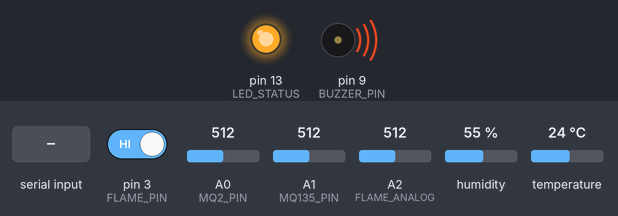
This sketch was run on a simulated Arduino Uno, built with avr-gcc and run on an emulated ATmega328P. On the bench: output pins drawn as LEDs (lit = HIGH), buzzer (waves = sounding). Dashed ring = blinking. The inputs (shaded band) are chosen by the test bench; at power-on: pin 3 (FLAME_PIN) HIGH, A0 (MQ2_PIN) = 512, A1 (MQ135_PIN) = 512, A2 (FLAME_ANALOG) = 512, humidity 55 %, temperature 24 °C. What the sketch prints to the serial monitor is not drawn.

Above: at 7.2 s.
7.3 s: "$INIT\n" received over Serial
At 7.51 s:
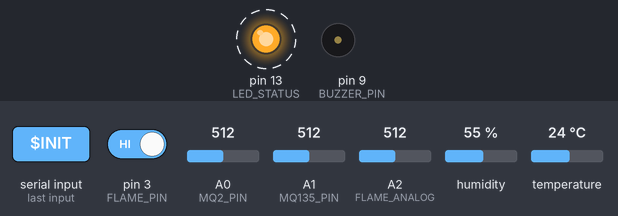
10.8 s: "$CALIBRATE\n" received over Serial
At 12.4 s:
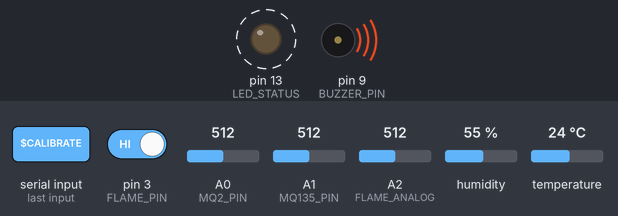
Timing chart, 0 to 18.9 s (numbered marks = the images above; inputs shaded):
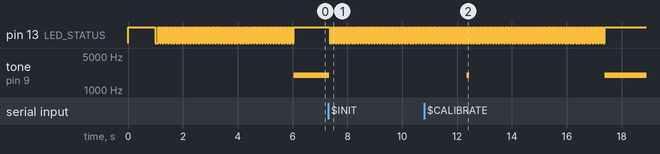

Measured:
- after the input at 7.3 s, pin 13 (LED_STATUS): alternates HIGH for 0.05 s and LOW for 0.05 s, starting after 0.05 s; tone on pin 9 (BUZZER_PIN): 2000 Hz → silent at once
- by itself, pin 13 (LED_STATUS): alternates HIGH for 0.05 s and LOW for 0.05 s, 100 changes in all, then stays HIGH

The sketch:

sentinel_sensors.ino
```cpp
/*
 * Sentinel Fire Detection System - Arduino Sensor Array
 * Supports: DHT22, MQ-2, MQ-135, Flame Sensor
 * Communication: Serial @ 115200 baud
 */

#include <DHT.h>
#include <Wire.h>

// Pin definitions
#define DHT_PIN 2
#define MQ2_PIN A0
#define MQ135_PIN A1
#define FLAME_PIN 3
#define FLAME_ANALOG A2
#define LED_STATUS 13
#define BUZZER_PIN 9

// Sensor configuration
#define DHT_TYPE DHT22
#define SAMPLE_INTERVAL 100  // ms
#define CALIBRATION_TIME 20000  // 20 seconds

// Communication protocol
#define SYNC_BYTE 0xAA
#define END_BYTE 0x55

// Sensor objects
DHT dht(DHT_PIN, DHT_TYPE);

// Sensor data structure (24 bytes)
struct SensorData {
  uint8_t sync;           // Sync byte
  float temperature;      // DHT22
  float humidity;         // DHT22
  float smoke_ppm;        // MQ-2
  float co_ppm;           // MQ-135
  float reserved;         // Future use
  uint8_t flame_detected; // Digital flame sensor
  uint16_t ir_value;      // Analog flame reading
  uint8_t end;            // End byte
} __attribute__((packed));

// Calibration values
float R0_MQ2 = 10.0;    // Calibrated in clean air
float R0_MQ135 = 10.0;  // Calibrated in clean air
float RL_VALUE = 10.0;  // Load resistance in kOhms

// State variables
unsigned long lastSample = 0;
unsigned long startTime = 0;
bool calibrated = false;
int sampleCount = 0;
float tempSum = 0, humSum = 0, smokeSum = 0, coSum = 0;

void setup() {
  Serial.begin(115200);

  // Initialize pins
  pinMode(LED_STATUS, OUTPUT);
  pinMode(BUZZER_PIN, OUTPUT);
  pinMode(FLAME_PIN, INPUT);

  // Initialize sensors
  dht.begin();

  // Status indicator
  digitalWrite(LED_STATUS, HIGH);
  delay(1000);
  digitalWrite(LED_STATUS, LOW);

  // Initial calibration
  Serial.println("SENTINEL_READY");
  performCalibration();

  startTime = millis();
}

void loop() {
  // Handle serial commands
  if (Serial.available()) {
    handleCommand();
  }

  // Sample sensors at defined interval
  if (millis() - lastSample >= SAMPLE_INTERVAL) {
    lastSample = millis();

    SensorData data = readSensors();
    sendSensorData(data);

    // Check for critical conditions
    checkAlerts(data);

    // Update running averages
    updateAverages(data);
  }
}

SensorData readSensors() {
  SensorData data;

  // Protocol bytes
  data.sync = SYNC_BYTE;
  data.end = END_BYTE;

  // DHT22 readings
  data.temperature = dht.readTemperature();
  data.humidity = dht.readHumidity();

  // Validate DHT readings
  if (isnan(data.temperature)) data.temperature = -999;
  if (isnan(data.humidity)) data.humidity = -999;

  // MQ-2 Smoke sensor
  int mq2_raw = analogRead(MQ2_PIN);
  data.smoke_ppm = calculatePPM_MQ2(mq2_raw);

  // MQ-135 CO sensor
  int mq135_raw = analogRead(MQ135_PIN);
  data.co_ppm = calculatePPM_MQ135(mq135_raw);

  // Flame sensor
  data.flame_detected = !digitalRead(FLAME_PIN);  // Active low
  data.ir_value = analogRead(FLAME_ANALOG);

  data.reserved = 0.0;

  return data;
}

float calculatePPM_MQ2(int raw_adc) {
  float resistance = calculateResistance(raw_adc);
  float ratio = resistance / R0_MQ2;

  // MQ-2 smoke curve approximation
  // PPM = a * ratio^b (from datasheet curve)
  float ppm = 613.9 * pow(ratio, -2.074);

  return constrain(ppm, 0, 10000);
}

float calculatePPM_MQ135(int raw_adc) {
  float resistance = calculateResistance(raw_adc);
  float ratio = resistance / R0_MQ135;

  // MQ-135 CO curve approximation
  float ppm = 116.6 * pow(ratio, -2.769);

  return constrain(ppm, 0, 1000);
}

float calculateResistance(int raw_adc) {
  float voltage = raw_adc * (5.0 / 1023.0);
  float rs_gas = ((5.0 * RL_VALUE) / voltage) - RL_VALUE;
  return rs_gas;
}

void sendSensorData(SensorData &data) {
  // Send as binary packet
  Serial.write((uint8_t*)&data, sizeof(SensorData));
}

void checkAlerts(SensorData &data) {
  bool alert = false;

  // Temperature threshold
  if (data.temperature > 60) {
    alert = true;
  }

  // Smoke threshold
  if (data.smoke_ppm > 300) {
    alert = true;
  }

  // CO threshold
  if (data.co_ppm > 50) {
    alert = true;
  }

  // Flame detected
  if (data.flame_detected) {
    alert = true;
  }

  // Visual/audio alert
  if (alert) {
    digitalWrite(LED_STATUS, HIGH);
    tone(BUZZER_PIN, 2000, 100);
  } else {
    digitalWrite(LED_STATUS, LOW);
  }
}

void updateAverages(SensorData &data) {
  if (data.temperature != -999) {
    tempSum += data.temperature;
    humSum += data.humidity;
    smokeSum += data.smoke_ppm;
    coSum += data.co_ppm;
    sampleCount++;
  }
}

void handleCommand() {
  String cmd = Serial.readStringUntil('\n');
  cmd.trim();

  if (cmd == "$INIT") {
    Serial.println("ACK:INIT");
    performCalibration();
  }
  else if (cmd == "$CONFIG") {
    sendConfiguration();
  }
  else if (cmd == "$CALIBRATE") {
    performCalibration();
  }
  else if (cmd == "$CAL_STATUS") {
    sendCalibrationStatus();
  }
  else if (cmd == "$HEARTBEAT") {
    Serial.println("ACK:HEARTBEAT");
  }
  else if (cmd == "$STATS") {
    sendStatistics();
  }
  else if (cmd == "$RESET") {
    resetSystem();
  }
}

void performCalibration() {
  Serial.println("CAL:START");

  float mq2_sum = 0, mq135_sum = 0;
  int samples = 100;

  for (int i = 0; i < samples; i++) {
    mq2_sum += calculateResistance(analogRead(MQ2_PIN));
    mq135_sum += calculateResistance(analogRead(MQ135_PIN));
    delay(50);

    // Blink LED during calibration
    digitalWrite(LED_STATUS, i % 2);
  }

  R0_MQ2 = mq2_sum / samples;
  R0_MQ135 = mq135_sum / samples;

  calibrated = true;
  digitalWrite(LED_STATUS, LOW);

  Serial.println("CAL:COMPLETE");
}

void sendConfiguration() {
  Serial.print("CONFIG:");
  Serial.print("DHT22,MQ2,MQ135,FLAME;");
  Serial.print("INTERVAL:");
  Serial.print(SAMPLE_INTERVAL);
  Serial.print(";VERSION:2.0");
  Serial.println();
}

void sendCalibrationStatus() {
  Serial.print("CAL_STATUS:");
  Serial.print(calibrated ? "OK" : "PENDING");
  Serial.print(";R0_MQ2:");
  Serial.print(R0_MQ2);
  Serial.print(";R0_MQ135:");
  Serial.println(R0_MQ135);
}

void sendStatistics() {
  Serial.print("STATS:");
  Serial.print("UPTIME:");
  Serial.print(millis() - startTime);
  Serial.print(";SAMPLES:");
  Serial.print(sampleCount);

  if (sampleCount > 0) {
    Serial.print(";AVG_TEMP:");
    Serial.print(tempSum / sampleCount);
    Serial.print(";AVG_HUM:");
    Serial.print(humSum / sampleCount);
    Serial.print(";AVG_SMOKE:");
    Serial.print(smokeSum / sampleCount);
    Serial.print(";AVG_CO:");
    Serial.print(coSum / sampleCount);
  }
  Serial.println();
}

void resetSystem() {
  Serial.println("ACK:RESET");
  delay(100);

  // Reset statistics
  sampleCount = 0;
  tempSum = humSum = smokeSum = coSum = 0;

  // Recalibrate
  performCalibration();
}
```
